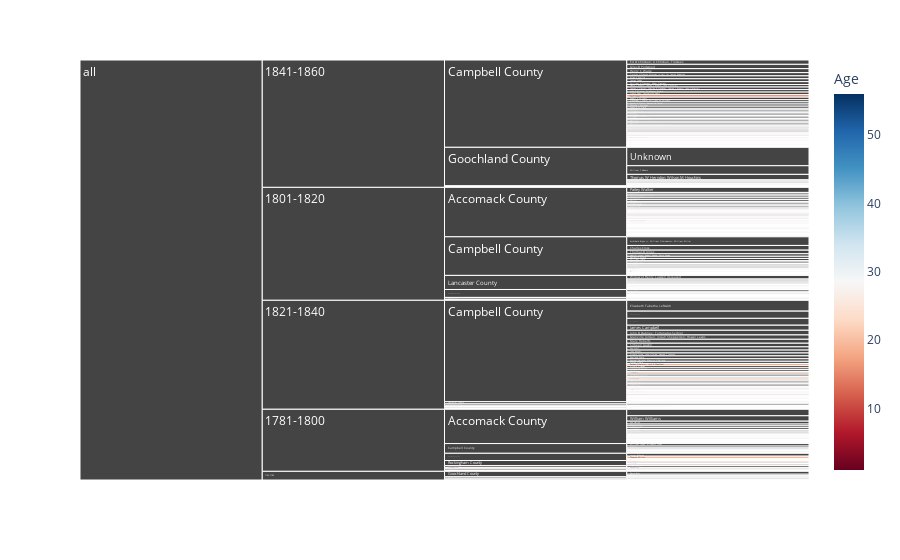

Write notebook code for a chart like this one.
### Code cell
fig = px.icicle(df, 
                path=[px.Constant("all"), 'Period', 'Locality', 'Enslaver_Buyer'],
                values='Slaves', 
                color='Age', 
                color_continuous_scale='RdBu')
fig.update_traces(root_color="lightgrey", tiling=dict(orientation='h'))

fig.show()

### Figure 1 — Plotly figure (JSON) as saved in the notebook; plotly's stock layout.template omitted (floating-point values rounded to 4 significant figures; data arrays with more than 128 entries replaced by an {"elided": "..."} marker saying what was removed)
{"data": [{"branchvalues": "total", "customdata": {"elided": "399x1 float values"}, "domain": {"x": [0, 1], "y": [0, 1]}, "hovertemplate": "labels=%{label}<br>Slaves=%{value}<br>parent=%{parent}<br>id=%{id}<br>Age=%{color}<extra></extra>", "ids": {"elided": "399 str values"}, "labels": {"elided": "399 str values"}, "marker": {"coloraxis": "coloraxis", "colors": {"elided": "399 float values"}}, "name": "", "parents": {"elided": "399 str values"}, "root": {"color": "lightgrey"}, "tiling": {"orientation": "h"}, "type": "icicle", "values": {"elided": "399 int values"}}], "layout": {"coloraxis": {"colorbar": {"title": {"text": "Age"}}, "colorscale": [[0, "rgb(103,0,31)"], [0.1, "rgb(178,24,43)"], [0.2, "rgb(214,96,77)"], [0.3, "rgb(244,165,130)"], [0.4, "rgb(253,219,199)"], [0.5, "rgb(247,247,247)"], [0.6, "rgb(209,229,240)"], [0.7, "rgb(146,197,222)"], [0.8, "rgb(67,147,195)"], [0.9, "rgb(33,102,172)"], [1, "rgb(5,48,97)"]]}, "legend": {"tracegroupgap": 0}, "margin": {"t": 60}}}
